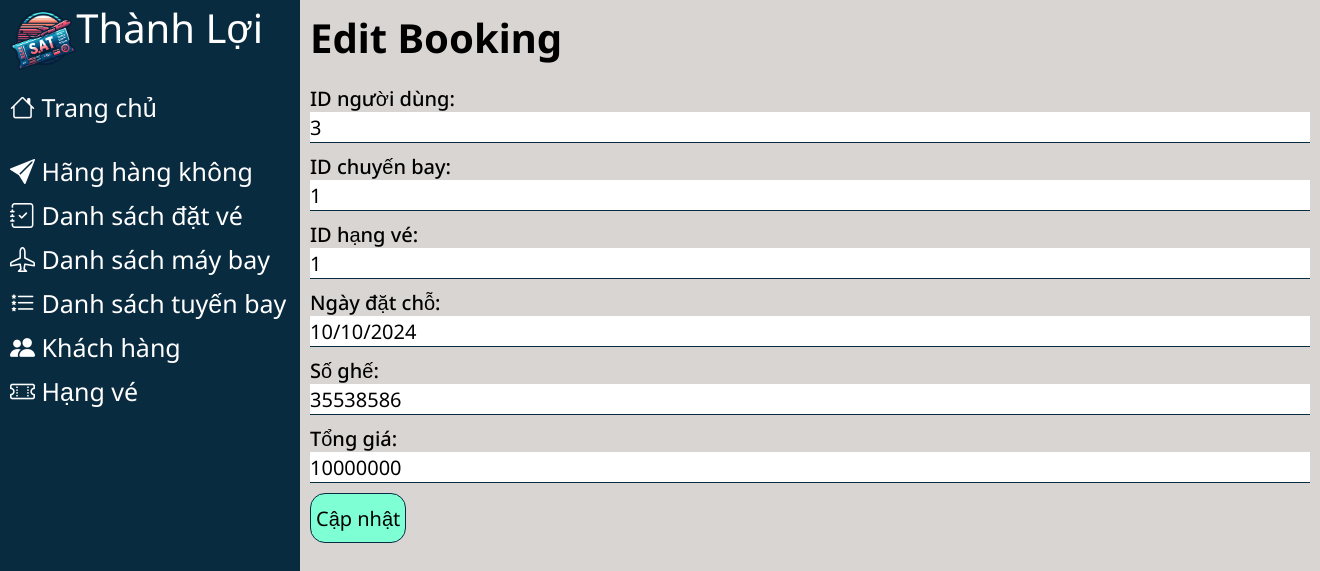
/page_admin/edit_booking.php?id=1 (signed in), run on the app's committed database.
### tables this page shows
CREATE TABLE `booking` (
  `id` int(11) NOT NULL,
  `user_id` int(10) DEFAULT NULL,
  `flight_id` int(10) DEFAULT NULL,
  `titket_classes_id` int(11) DEFAULT NULL,
  `airport_id` int(11) DEFAULT NULL,
  `booking_date` char(10) DEFAULT NULL,
  `seat_code` char(20) DEFAULT NULL,
  `total_price` varchar(50) DEFAULT NULL
);

### page_admin/edit_booking.php (the view, shortened to what this page needs)
<!DOCTYPE html>
<html lang="en">
<head>
    <link rel="stylesheet" href="https://cdn.jsdelivr.net/npm/bootstrap-icons@1.11.3/font/bootstrap-icons.min.css">
    <link rel="stylesheet" href="/page_admin/css/style_admin.css">
</head>
<?php
include('../page_admin/thanhben.php')
?>
</head>
<body>
    <div id="wrapper_edit"><h1>Edit Booking</h1> <br>
    <?php
    if (isset($_GET["id"])) {
        $id = $_GET["id"];
        $sql = "SELECT * FROM Booking WHERE id = $id";
        $result = $con->query($sql);
        if ($result->num_rows > 0) {
            $row = $result->fetch_assoc();
            $user_id = $row["user_id"];
            $flight_id = $row["flight_id"];
            $ticket_classes_id = $row["titket_classes_id"];
            $booking_date = $row["booking_date"];
            $seat_number = $row["seat_code"];
            $total_price = $row["total_price"];
        } else {
            echo "Không tìm thấy đặt chỗ với ID: $id";
            exit;
        }
    } else {
        echo "Không có ID được cung cấp để chỉnh sửa";
        exit;
    }
    ?>
    <form method="post" action="<?php echo $_SERVER["PHP_SELF"] . "?id=$id"; ?>">
        <div class="form-group">
            <label for="user_id">ID người dùng:</label> <br>
            <input class="input" type="text" name="user_id" value="<?php echo $user_id; ?>">
        </div>
        <div class="form-group">
            <label for="flight_id">ID chuyến bay:</label> <br>
            <input class="input" type="text" name="flight_id" value="<?php echo $flight_id; ?>">
        </div>
        <div class="form-group">
            <label for="ticket_classes_id">ID hạng vé:</label> <br>
            <input class="input" type="text" name="titket_classes_id" value="<?php echo $ticket_classes_id; ?>">
        </div>
        <div class="form-group">
            <label for="booking_date">Ngày đặt chỗ:</label> <br>
            <input class="input" type="text" name="booking_date" value="<?php echo $booking_date; ?>">
        </div>
        <div class="form-group">
            <label for="seat_number">Số ghế:</label> <br>
            <input class="input" type="text" name="seat_code" value="<?php echo $seat_number; ?>">
        </div>
        <div class="form-group">
            <label for="total_price">Tổng giá:</label> <br>
            <input class="input" type="text" name="total_price" value="<?php echo $total_price; ?>">
        </div>
        <div class="form-group">
            <button type="submit">Cập nhật</button>
        </div>
    </form></div>
</body>
</html>

### page_admin/css/style_admin.css (style rules this page uses)
* { padding: 0; margin: 0; font-family: "Noto Sans", sans-serif; font-optical-sizing: auto; }
body { background-color: #D9D5D2; }
#wrapper_edit { float: left; margin-left: 310px; }
#wrapper_edit h1 { margin-top: 10px; width: 1000px; float: left; font-size: 40px; margin-bottom: 20px; }
.form-group { font-size: 20px ; font-weight: 500; }
.form-group .input { font-size: 20px; width: 1000px; height: 30px; margin-bottom: 10px; outline: none; border: none; border-bottom: 1px solid #092B40; }
.form-group button { width: max-content; height: 50px; font-size: 20px; padding: 5px; border-radius: 15px; border: 1px solid #092B40; background-color: aquamarine; transition: 0.3s ease-in-out; }

### data on the page
booking: user_id "3", flight_id "1", titket_classes_id "1", booking_date "10/10/2024", seat_code "35538586", total_price "10000000"

### other printed values
$_SESSION['dangnhap'] "Thành Lợi"
